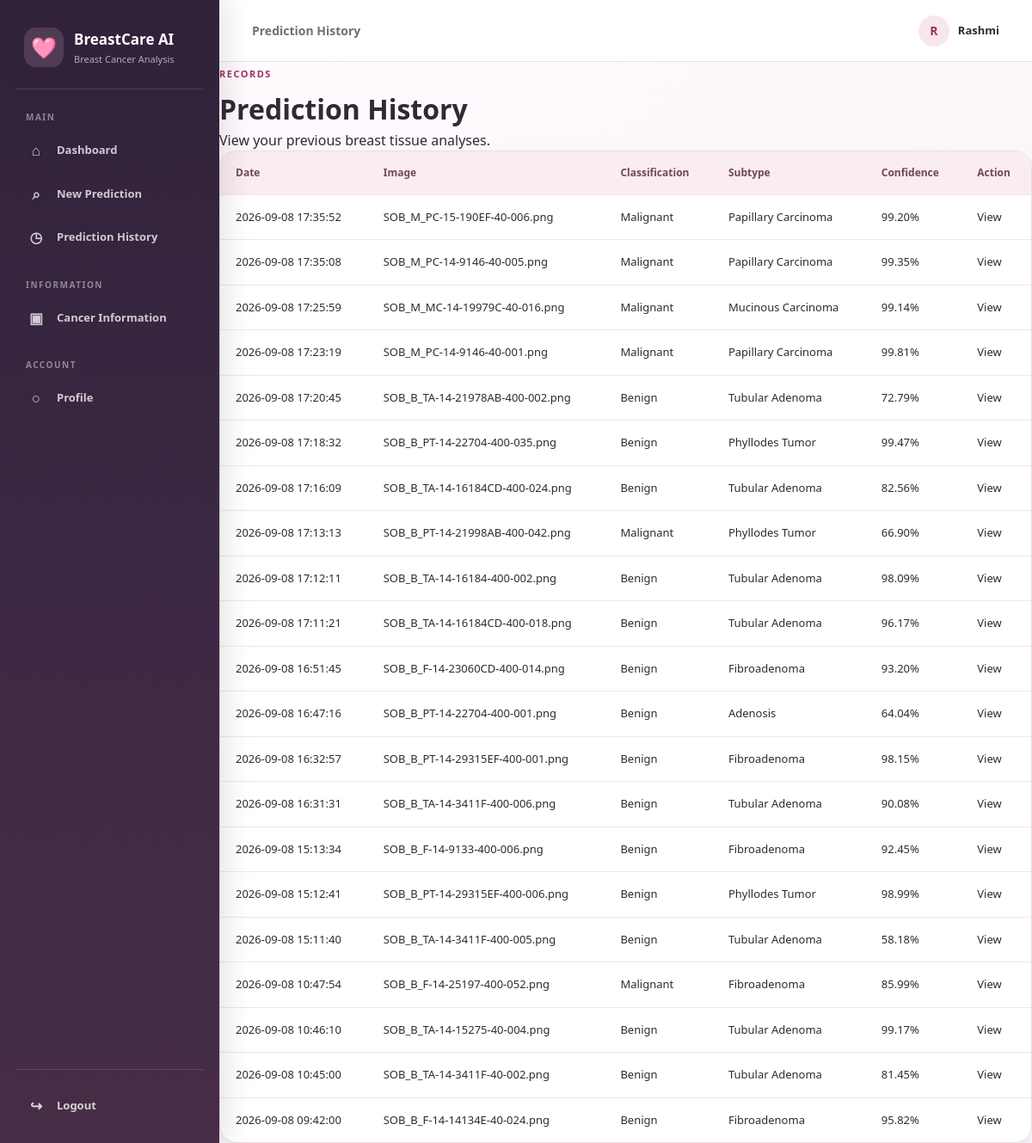
The page /history (signed in) on the database its author committed.
### tables this page shows
CREATE TABLE predictions (

            id INTEGER PRIMARY KEY AUTOINCREMENT,

            user_id INTEGER NOT NULL,

            original_filename TEXT,

            image_path TEXT,

            gradcam_path TEXT,

            binary_prediction TEXT,

            binary_confidence REAL,

            subclass_prediction TEXT,

            subclass_confidence REAL,

            subclass_probabilities TEXT,

            created_at TIMESTAMP DEFAULT CURRENT_TIMESTAMP,

            FOREIGN KEY(user_id)
                REFERENCES users(id)
        );

### app.py (the view)
@app.route("/history")
def history():
    check = patient_required()
    if check:
        return check
    raw_predictions = get_user_predictions(
        session["user_id"]
    )
    predictions = []
    for prediction_data in raw_predictions:
        prepared = prepare_prediction_for_template(
            prediction_data
        )
        if prepared:
            predictions.append(
                prepared
            )
    return render_template(
        "patient/history.html",
        predictions=predictions
    )

### app.py (called while the page is built)
def patient_required():
    if "user_id" not in session:
        return redirect(url_for("login"))
    if session.get("role") != "patient":
        return redirect(url_for("home"))
    return None

def get_cancer_info(name):
    if not name:
        return None
    key = str(name).strip().lower()
    key = key.replace(" ", "_")
    key = key.replace("-", "_")
    return CANCER_INFORMATION.get(key)

### models.py (called while the page is built)
def get_db():
    connection = sqlite3.connect(
        DATABASE_PATH
    )
    connection.row_factory = sqlite3.Row
    return connection

def get_user_predictions(user_id):
    connection = get_db()
    predictions = connection.execute(
        """
        SELECT *
        FROM predictions
        WHERE user_id = ?
        ORDER BY created_at DESC
        """,
        (user_id,)
    ).fetchall()
    connection.close()
    return predictions

### templates/patient/history.html (shortened to what this page needs)
{% extends "base.html" %}
{% block topbar_title %}
Prediction History
{% endblock %}
{% block content %}
<div class="page-content">
    <div class="page-heading">
        <div class="eyebrow">RECORDS</div>
        <h1>Prediction History</h1>
        <p>View your previous breast tissue analyses.</p>
    </div>
    {% if predictions %}
    <div class="table-card">
        <div class="table-wrapper">
            <table class="data-table">
                <thead>
                    <tr>
                        <th>Date</th>
                        <th>Image</th>
                        <th>Classification</th>
                        <th>Subtype</th>
                        <th>Confidence</th>
                        <th>Action</th>
                    </tr>
                </thead>
                <tbody>
                    {% for item in predictions %}
                    <tr>
                        <td>
                            {{ item["created_at"] }}
                        </td>
                        <td>
                            {{ item["original_filename"] }}
                        </td>
                        <td>
                            <span class="status">
                                {{ item["binary_prediction"] }}
                            </span>
                        </td>
                        <td>
                            {{ item["subclass_prediction"].replace("_", " ").title() }}
                        </td>
                        <td>
                            {{ "%.2f"|format(item["binary_confidence"]|float) }}%
                        </td>
                        <td>
                            <a
                                href="{{ url_for('prediction_detail', prediction_id=item['id']) }}"
                                class="btn btn-secondary"
                            >
                                View
                            </a>
                        </td>
                    </tr>
                    {% endfor %}
                </tbody>
            </table>
        </div>
    </div>
    {% endif %}
</div>
{% endblock %}

### static/css/style.css (style rules this page uses)
:root { --pink-dark: #9f315d; --pink: #b83f6d; --pink-light: #f8e6ed; --pink-soft: #fdf4f7; --purple-dark: #30223b; --purple: #4b3150; --text: #302936; --muted: #756d76; --white: #ffffff; --border: #eadde4; --background: #fbf7f9; --success: #238653; --danger: #b33b55; --sidebar-width: 255px; }
* { box-sizing: border-box; margin: 0; padding: 0; }
html { scroll-behavior: smooth; }
body { font-family: "Segoe UI", Arial, sans-serif; background: var(--background); color: var(--text); min-height: 100vh; line-height: 1.5; }
a { text-decoration: none; color: inherit; }
.eyebrow { display: inline-block; margin-bottom: 8px; color: var(--pink-dark); font-size: 11px; font-weight: 800; letter-spacing: 1.5px; text-transform: uppercase; }
.table-card { background: white; border: 1px solid var(--border); border-radius: 20px; overflow: hidden; box-shadow: 0 10px 30px rgba(74, 40, 60, 0.05); }
.data-table { width: 100%; min-width: 700px; border-collapse: collapse; }
.data-table thead { background: #f9edf2; }
.data-table th { padding: 16px 18px; text-align: left; color: #70485b; font-size: 12px; }
.data-table td { padding: 16px 18px; border-top: 1px solid #f0e6eb; font-size: 13px; }

### rows shown on the page
predictions: created_at "2026-09-08 17:35:52", original_filename "SOB_M_PC-15-190EF-40-006.png", binary_prediction "Malignant", subclass_prediction.replace "Papillary Carcinoma", binary_confidence "99.20"
predictions: created_at "2026-09-08 17:35:08", original_filename "SOB_M_PC-14-9146-40-005.png", binary_prediction "Malignant", subclass_prediction.replace "Papillary Carcinoma", binary_confidence "99.35"
predictions: created_at "2026-09-08 17:25:59", original_filename "SOB_M_MC-14-19979C-40-016.png", binary_prediction "Malignant", subclass_prediction.replace "Mucinous Carcinoma", binary_confidence "99.14"
predictions: created_at "2026-09-08 17:23:19", original_filename "SOB_M_PC-14-9146-40-001.png", binary_prediction "Malignant", subclass_prediction.replace "Papillary Carcinoma", binary_confidence "99.81"
predictions: created_at "2026-09-08 17:20:45", original_filename "SOB_B_TA-14-21978AB-400-002.png", binary_prediction "Benign", subclass_prediction.replace "Tubular Adenoma", binary_confidence "72.79"
predictions: created_at "2026-09-08 17:18:32", original_filename "SOB_B_PT-14-22704-400-035.png", binary_prediction "Benign", subclass_prediction.replace "Phyllodes Tumor", binary_confidence "99.47"
predictions: created_at "2026-09-08 17:16:09", original_filename "SOB_B_TA-14-16184CD-400-024.png", binary_prediction "Benign", subclass_prediction.replace "Tubular Adenoma", binary_confidence "82.56"
predictions: created_at "2026-09-08 17:13:13", original_filename "SOB_B_PT-14-21998AB-400-042.png", binary_prediction "Malignant", subclass_prediction.replace "Phyllodes Tumor", binary_confidence "66.90"
predictions: created_at "2026-09-08 17:12:11", original_filename "SOB_B_TA-14-16184-400-002.png", binary_prediction "Benign", subclass_prediction.replace "Tubular Adenoma", binary_confidence "98.09"
predictions: created_at "2026-09-08 17:11:21", original_filename "SOB_B_TA-14-16184CD-400-018.png", binary_prediction "Benign", subclass_prediction.replace "Tubular Adenoma", binary_confidence "96.17"
predictions: created_at "2026-09-08 16:51:45", original_filename "SOB_B_F-14-23060CD-400-014.png", binary_prediction "Benign", subclass_prediction.replace "Fibroadenoma", binary_confidence "93.20"
predictions: created_at "2026-09-08 16:47:16", original_filename "SOB_B_PT-14-22704-400-001.png", binary_prediction "Benign", subclass_prediction.replace "Adenosis", binary_confidence "64.04"
predictions: created_at "2026-09-08 16:32:57", original_filename "SOB_B_PT-14-29315EF-400-001.png", binary_prediction "Benign", subclass_prediction.replace "Fibroadenoma", binary_confidence "98.15"
predictions: created_at "2026-09-08 16:31:31", original_filename "SOB_B_TA-14-3411F-400-006.png", binary_prediction "Benign", subclass_prediction.replace "Tubular Adenoma", binary_confidence "90.08"
predictions: created_at "2026-09-08 15:13:34", original_filename "SOB_B_F-14-9133-400-006.png", binary_prediction "Benign", subclass_prediction.replace "Fibroadenoma", binary_confidence "92.45"
predictions: created_at "2026-09-08 15:12:41", original_filename "SOB_B_PT-14-29315EF-400-006.png", binary_prediction "Benign", subclass_prediction.replace "Phyllodes Tumor", binary_confidence "98.99"
predictions: created_at "2026-09-08 15:11:40", original_filename "SOB_B_TA-14-3411F-400-005.png", binary_prediction "Benign", subclass_prediction.replace "Tubular Adenoma", binary_confidence "58.18"
predictions: created_at "2026-09-08 10:47:54", original_filename "SOB_B_F-14-25197-400-052.png", binary_prediction "Malignant", subclass_prediction.replace "Fibroadenoma", binary_confidence "85.99"
predictions: created_at "2026-09-08 10:46:10", original_filename "SOB_B_TA-14-15275-40-004.png", binary_prediction "Benign", subclass_prediction.replace "Tubular Adenoma", binary_confidence "99.17"
predictions: created_at "2026-09-08 10:45:00", original_filename "SOB_B_TA-14-3411F-40-002.png", binary_prediction "Benign", subclass_prediction.replace "Tubular Adenoma", binary_confidence "81.45"
predictions: created_at "2026-09-08 09:42:00", original_filename "SOB_B_F-14-14134E-40-024.png", binary_prediction "Benign", subclass_prediction.replace "Fibroadenoma", binary_confidence "95.82"

### other values the page prints
{{ session.get("name", "U")[0]|upper }} "R"
{{ session.get("name", "User") }} "Rashmi"
